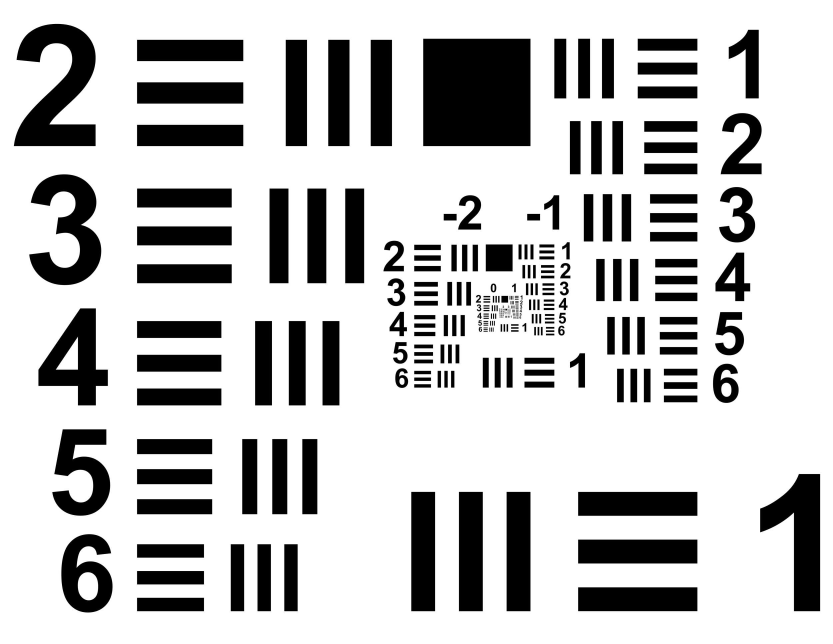
#> input picture USAF.jpg, 2498 x 1931 px, found by its file name (shown at 1/3 size)
$ python preview_sharp_truth.py
#> lines starting #> are read from the running program, lines starting #| are printed output that depends on the picture
### functions/common/assets.py
# -*- coding: utf-8 -*-
"""素材目录定位。"""

from __future__ import annotations

from pathlib import Path


def asset_dir(cfg: Cfg) -> Path:
    if cfg.assets:
        return Path(cfg.assets)
    here = Path(__file__).resolve().parent
    for c in (here, here.parent, here.parent.parent):
        if (c / "cameraman.bmp").is_file():
            return c
    return here

### functions/paperrepro/sample.py
# -*- coding: utf-8 -*-
"""真值物体/探针、扫描位置、噪声与衍射数据仿真。"""

from __future__ import annotations

import math
from pathlib import Path
import numpy as np
import torch

from functions.common.assets import asset_dir
from functions.paperrepro.optics import forward_ptycho

PI = math.pi

from typing import TYPE_CHECKING
if TYPE_CHECKING:                      # 仅类型标注用，运行时不导入，无循环依赖
    from ProPtyNet_paper import Cfg

def _resolve(d: Path, name: str) -> Path:
    """大小写兜底：Windows 上 usaf.jpg == USAF.jpg，Linux 服务器上不是。"""
    p = d / name
    if p.is_file():
        return p
    for q in d.iterdir():
        if q.is_file() and q.name.lower() == name.lower():
            return q
    raise FileNotFoundError(f"{name} 不在 {d}（注意大小写；实际文件名可能是 USAF.jpg）")

# [14 lines left out: function _siemens_star, not called in this run]

def _imread(path: Path, n: int):
    """读灰度图 -> (n,n) float64 0..255。非方图先【中心裁成方形】再缩放，
    否则 USAF.jpg (1931x2498) 会被横向压扁，靶条的线宽比就不对了。"""
#> called with n = 624
    try:
        import cv2
        a = cv2.imread(str(path), 0)
#> a is the input picture: shape (1931, 2498); min 0, max 255, mean 195.1
        if a is None:
            raise FileNotFoundError(path)
        h, w = a.shape
        k = min(h, w)
        a = a[(h - k) // 2:(h - k) // 2 + k, (w - k) // 2:(w - k) // 2 + k]
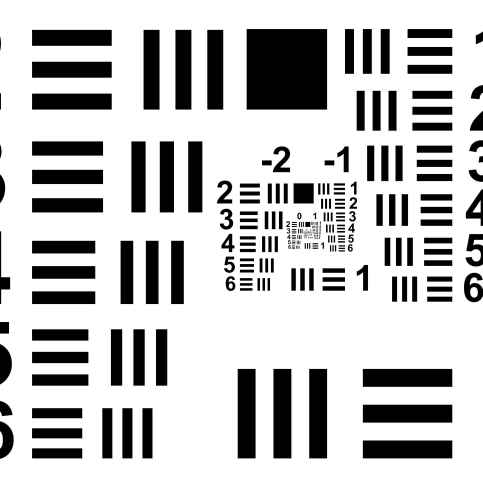
#> a: shape (1931, 1931) (shown at 1/4 size); min 0, max 255, mean 191.7
        return cv2.resize(a, (n, n), interpolation=cv2.INTER_CUBIC).astype(np.float64)
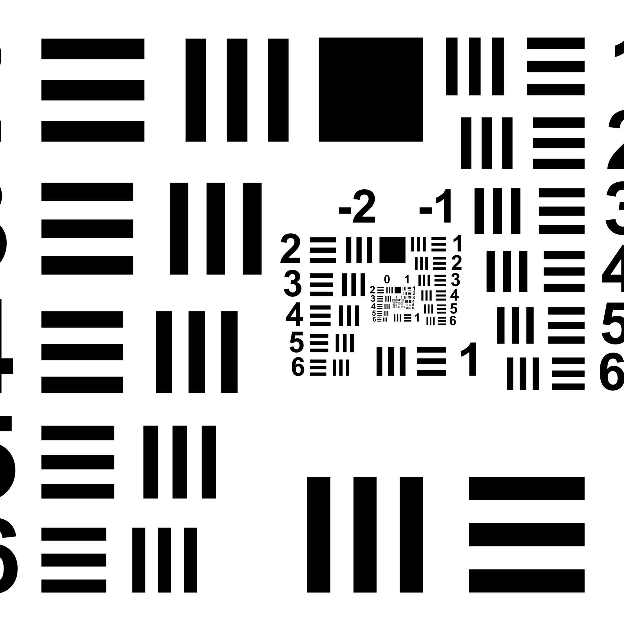
#> returned value: shape (624, 624) float64; min 0, max 255, mean 191.8
    except ImportError:
        from PIL import Image
        im = Image.open(path).convert("L")
        w, h = im.size
        k = min(h, w)
        im = im.crop(((w - k) // 2, (h - k) // 2, (w - k) // 2 + k, (h - k) // 2 + k))
        return np.asarray(im.resize((n, n), Image.BICUBIC), dtype=np.float64)

def _object_map(cfg: Cfg, spec: str, n: int):
    if spec.lower() == "siemens-sharp":
        # Binary straight-sided radial bars: no artificial gray central disk.
        y, x = np.mgrid[0:n, 0:n] - (n - 1) / 2.0
        theta = np.arctan2(y, x)
        spacing = 2 * PI / 16
        delta = (theta + spacing / 2) % spacing - spacing / 2
        along = np.hypot(x, y) * np.cos(delta)
        return ((np.abs(delta) < spacing / 4) & (along <= .46 * n)).astype(float) * 255
    if spec.lower() in ("siemens", "star", "spoke"):
        return _siemens_star(n)
    return _imread(_resolve(asset_dir(cfg), spec), n)

# [25 lines left out: functions _lowpass_noise, _probe_image_texture, not called in this run]


def make_truth(cfg: Cfg):
    """物体: 两张分辨率靶（论文用 resolution test targets，这里沿用你手上的两张图）。
    探针: 800 µm 圆孔内的低通随机振幅（或 probe_amp_image 灰度纹理）+ 二次相位。
    论文 Section 3 写探针振幅和相位来自 mandrill 图及圆形区域；这里是替代场景，
    不能认定这种替代不影响结论，也不能用于逐数值复现论文 Fig.2。
    """
    M = cfg.obj_size
    a = _object_map(cfg, cfg.amp_image, M)
    p = _object_map(cfg, cfg.phs_image, M)
    amp = 0.2 + 0.8 * a / a.max()
#> (the rest of the program and of its run is left out)
